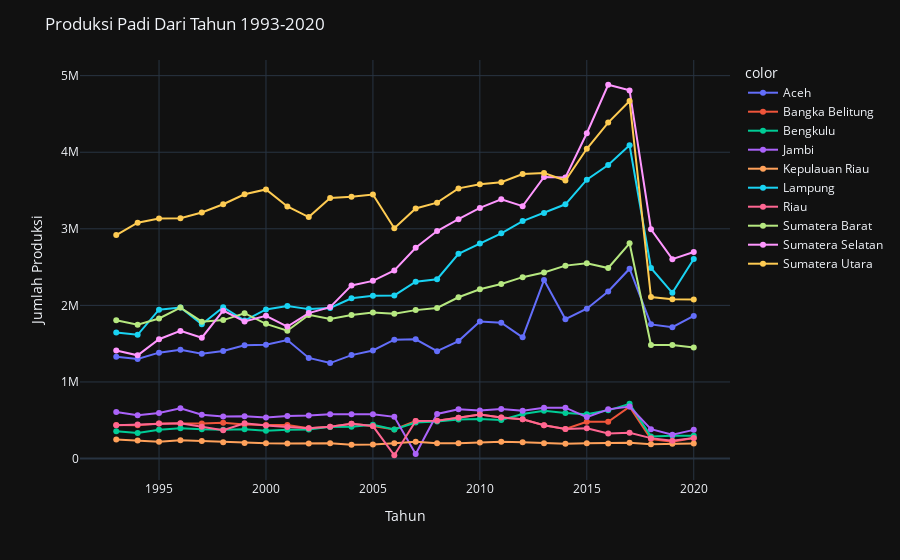

The notebook cell saved with this chart:
### Code cell
timeline_prov = df.groupby(['Provinsi','Tahun'] )['Produksi'].sum().reset_index()

fig = px.line(x = timeline_prov['Tahun'], y = timeline_prov['Produksi'],color =timeline_prov['Provinsi'], template='plotly_dark', markers=True)
fig.update_layout(title='Produksi Padi Dari Tahun 1993-2020',
                   xaxis_title='Tahun',
                   yaxis_title='Jumlah Produksi')
fig.show()
a = fig.to_html()
plotly.offline.plot(fig, filename='grafik/time_series.html')

### Figure 1 — Plotly figure (JSON) as saved in the notebook; plotly's stock layout.template omitted (floating-point values rounded to 4 significant figures)
{"data": [{"hovertemplate": "color=Aceh<br>x=%{x}<br>y=%{y}<extra></extra>", "legendgroup": "Aceh", "line": {"color": "#636efa", "dash": "solid"}, "marker": {"symbol": "circle"}, "mode": "markers+lines", "name": "Aceh", "orientation": "v", "showlegend": true, "type": "scatter", "x": [1993, 1994, 1995, 1996, 1997, 1998, 1999, 2000, 2001, 2002, 2003, 2004, 2005, 2006, 2007, 2008, 2009, 2010, 2011, 2012, 2013, 2014, 2015, 2016, 2017, 2018, 2019, 2020], "xaxis": "x", "y": [1329536, 1299699, 1382905, 1419128, 1368074, 1404580, 1478712, 1486909, 1547499, 1314165, 1246614, 1350748, 1411650, 1552078, 1556858, 1402287, 1533369, 1788738, 1772962, 1582393, 2331046, 1820062, 1956940, 2180754, 2478922, 1752000.0, 1714000.0, 1862000.0], "yaxis": "y"}, {"hovertemplate": "color=Bangka Belitung<br>x=%{x}<br>y=%{y}<extra></extra>", "legendgroup": "Bangka Belitung", "line": {"color": "#EF553B", "dash": "solid"}, "marker": {"symbol": "circle"}, "mode": "markers+lines", "name": "Bangka Belitung", "orientation": "v", "showlegend": true, "type": "scatter", "x": [1993, 1994, 1995, 1996, 1997, 1998, 1999, 2000, 2001, 2002, 2003, 2004, 2005, 2006, 2007, 2008, 2009, 2010, 2011, 2012, 2013, 2014, 2015, 2016, 2017, 2018, 2019, 2020], "xaxis": "x", "y": [436400, 435000, 458754, 457087, 458076, 468930, 445000, 436755, 438000, 396644, 414237, 454186, 424095, 378900, 490087, 494260, 531429, 574864, 535788, 512152, 434144, 385475, 480700, 479000, 678000, 255400.0, 220900.0, 269300.0], "yaxis": "y"}, {"hovertemplate": "color=Bengkulu<br>x=%{x}<br>y=%{y}<extra></extra>", "legendgroup": "Bengkulu", "line": {"color": "#00cc96", "dash": "solid"}, "marker": {"symbol": "circle"}, "mode": "markers+lines", "name": "Bengkulu", "orientation": "v", "showlegend": true, "type": "scatter", "x": [1993, 1994, 1995, 1996, 1997, 1998, 1999, 2000, 2001, 2002, 2003, 2004, 2005, 2006, 2007, 2008, 2009, 2010, 2011, 2012, 2013, 2014, 2015, 2016, 2017, 2018, 2019, 2020], "xaxis": "x", "y": [356709, 334232, 377337, 396977, 382123, 375533, 381577, 362979, 376973, 379818, 413375, 414741, 441276, 378377, 470469, 484900, 510160, 516869, 502552, 581910, 622832, 593194, 578654, 629224, 714017, 288800.0, 296500.0, 296900.0], "yaxis": "y"}, {"hovertemplate": "color=Jambi<br>x=%{x}<br>y=%{y}<extra></extra>", "legendgroup": "Jambi", "line": {"color": "#ab63fa", "dash": "solid"}, "marker": {"symbol": "circle"}, "mode": "markers+lines", "name": "Jambi", "orientation": "v", "showlegend": true, "type": "scatter", "x": [1993, 1994, 1995, 1996, 1997, 1998, 1999, 2000, 2001, 2002, 2003, 2004, 2005, 2006, 2007, 2008, 2009, 2010, 2011, 2012, 2013, 2014, 2015, 2016, 2017, 2018, 2019, 2020], "xaxis": "x", "y": [607529, 564722, 593502, 657650, 572269, 550277, 553641, 536779, 556564, 561007, 578346, 579404, 579635, 544597, 58663, 581704, 644947, 628828, 646641, 625164, 664535, 664720, 541486, 642095, 678127, 383000.0, 309900.0, 374400.0], "yaxis": "y"}, {"hovertemplate": "color=Kepulauan Riau<br>x=%{x}<br>y=%{y}<extra></extra>", "legendgroup": "Kepulauan Riau", "line": {"color": "#FFA15A", "dash": "solid"}, "marker": {"symbol": "circle"}, "mode": "markers+lines", "name": "Kepulauan Riau", "orientation": "v", "showlegend": true, "type": "scatter", "x": [1993, 1994, 1995, 1996, 1997, 1998, 1999, 2000, 2001, 2002, 2003, 2004, 2005, 2006, 2007, 2008, 2009, 2010, 2011, 2012, 2013, 2014, 2015, 2016, 2017, 2018, 2019, 2020], "xaxis": "x", "y": [248908, 235000, 220809, 239645, 227657, 213400, 201908, 198700, 197420, 197890, 198090, 180100, 182000, 199080, 218000, 200230, 200450, 210802, 219020, 213400, 201090, 194570, 198730, 197840, 204590, 188100, 193400, 195489], "yaxis": "y"}, {"hovertemplate": "color=Lampung<br>x=%{x}<br>y=%{y}<extra></extra>", "legendgroup": "Lampung", "line": {"color": "#19d3f3", "dash": "solid"}, "marker": {"symbol": "circle"}, "mode": "markers+lines", "name": "Lampung", "orientation": "v", "showlegend": true, "type": "scatter", "x": [1993, 1994, 1995, 1996, 1997, 1998, 1999, 2000, 2001, 2002, 2003, 2004, 2005, 2006, 2007, 2008, 2009, 2010, 2011, 2012, 2013, 2014, 2015, 2016, 2017, 2018, 2019, 2020], "xaxis": "x", "y": [1646900, 1615751, 1943709, 1971740, 1753656, 1975700, 1801422, 1946406, 1992726, 1951109, 1966293, 2091996, 2124144, 2129914, 2308404, 2341075, 2673844, 2807676, 2940795, 3101455, 3207002, 3320064, 3641895, 3831923, 4090654, 2489000.0, 2164000.0, 2605000.0], "yaxis": "y"}, {"hovertemplate": "color=Riau<br>x=%{x}<br>y=%{y}<extra></extra>", "legendgroup": "Riau", "line": {"color": "#FF6692", "dash": "solid"}, "marker": {"symbol": "circle"}, "mode": "markers+lines", "name": "Riau", "orientation": "v", "showlegend": true, "type": "scatter", "x": [1993, 1994, 1995, 1996, 1997, 1998, 1999, 2000, 2001, 2002, 2003, 2004, 2005, 2006, 2007, 2008, 2009, 2010, 2011, 2012, 2013, 2014, 2015, 2016, 2017, 2018, 2019, 2020], "xaxis": "x", "y": [436297, 445361, 458756, 461905, 416135, 370124, 461630, 431351, 413391, 396644, 414237, 454186, 424095, 42938, 490087, 494260, 531429, 574864, 535788, 512152, 434144, 385475, 393917, 325826, 337421, 266400.0, 230900.0, 269300.0], "yaxis": "y"}, {"hovertemplate": "color=Sumatera Barat<br>x=%{x}<br>y=%{y}<extra></extra>", "legendgroup": "Sumatera Barat", "line": {"color": "#B6E880", "dash": "solid"}, "marker": {"symbol": "circle"}, "mode": "markers+lines", "name": "Sumatera Barat", "orientation": "v", "showlegend": true, "type": "scatter", "x": [1993, 1994, 1995, 1996, 1997, 1998, 1999, 2000, 2001, 2002, 2003, 2004, 2005, 2006, 2007, 2008, 2009, 2010, 2011, 2012, 2013, 2014, 2015, 2016, 2017, 2018, 2019, 2020], "xaxis": "x", "y": [1806424, 1747543, 1829192, 1971180, 1787719, 1807622, 1897678, 1759059, 1668955, 1875834, 1823739, 1875188, 1907390, 1889489, 1938120, 1965634, 2105790, 2211248, 2279602, 2368390, 2430384, 2519020, 2550609, 2487929, 2810425, 1483000.0, 1483000.0, 1451000.0], "yaxis": "y"}, {"hovertemplate": "color=Sumatera Selatan<br>x=%{x}<br>y=%{y}<extra></extra>", "legendgroup": "Sumatera Selatan", "line": {"color": "#FF97FF", "dash": "solid"}, "marker": {"symbol": "circle"}, "mode": "markers+lines", "name": "Sumatera Selatan", "orientation": "v", "showlegend": true, "type": "scatter", "x": [1993, 1994, 1995, 1996, 1997, 1998, 1999, 2000, 2001, 2002, 2003, 2004, 2005, 2006, 2007, 2008, 2009, 2010, 2011, 2012, 2013, 2014, 2015, 2016, 2017, 2018, 2019, 2020], "xaxis": "x", "y": [1409559, 1347611, 1557944, 1666591, 1577398, 1931505, 1789961, 1863643, 1723433, 1899849, 1977345, 2260794, 2320110, 2456251, 2753044, 2971286, 3125236, 3272451, 3384670, 3295247, 3676723, 3670435, 4247922, 4881089, 4807430, 2994000.0, 2603000.0, 2697000.0], "yaxis": "y"}, {"hovertemplate": "color=Sumatera Utara<br>x=%{x}<br>y=%{y}<extra></extra>", "legendgroup": "Sumatera Utara", "line": {"color": "#FECB52", "dash": "solid"}, "marker": {"symbol": "circle"}, "mode": "markers+lines", "name": "Sumatera Utara", "orientation": "v", "showlegend": true, "type": "scatter", "x": [1993, 1994, 1995, 1996, 1997, 1998, 1999, 2000, 2001, 2002, 2003, 2004, 2005, 2006, 2007, 2008, 2009, 2010, 2011, 2012, 2013, 2014, 2015, 2016, 2017, 2018, 2019, 2020], "xaxis": "x", "y": [2918152, 3079960, 3134533, 3136760, 3212208, 3321049, 3451430, 3514253, 3291515, 3153305, 3403075, 3418782, 3447394, 3007636, 3265834, 3340794, 3527899, 3582302, 3607403, 3715514, 3727249, 3631039, 4044829, 4387000.0, 4670000.0, 2108000.0, 2079000.0, 2076000.0], "yaxis": "y"}], "layout": {"autosize": true, "legend": {"title": {"text": "color"}, "tracegroupgap": 0}, "margin": {"t": 60}, "title": {"text": "Produksi Padi Dari Tahun 1993-2020"}, "xaxis": {"anchor": "y", "autorange": true, "domain": [0, 1], "range": [1991.0, 2022.0], "title": {"text": "Tahun"}, "type": "linear"}, "yaxis": {"anchor": "x", "autorange": true, "domain": [0, 1], "range": [-331700.0, 5256000.0], "title": {"text": "Jumlah Produksi"}, "type": "linear"}}}
